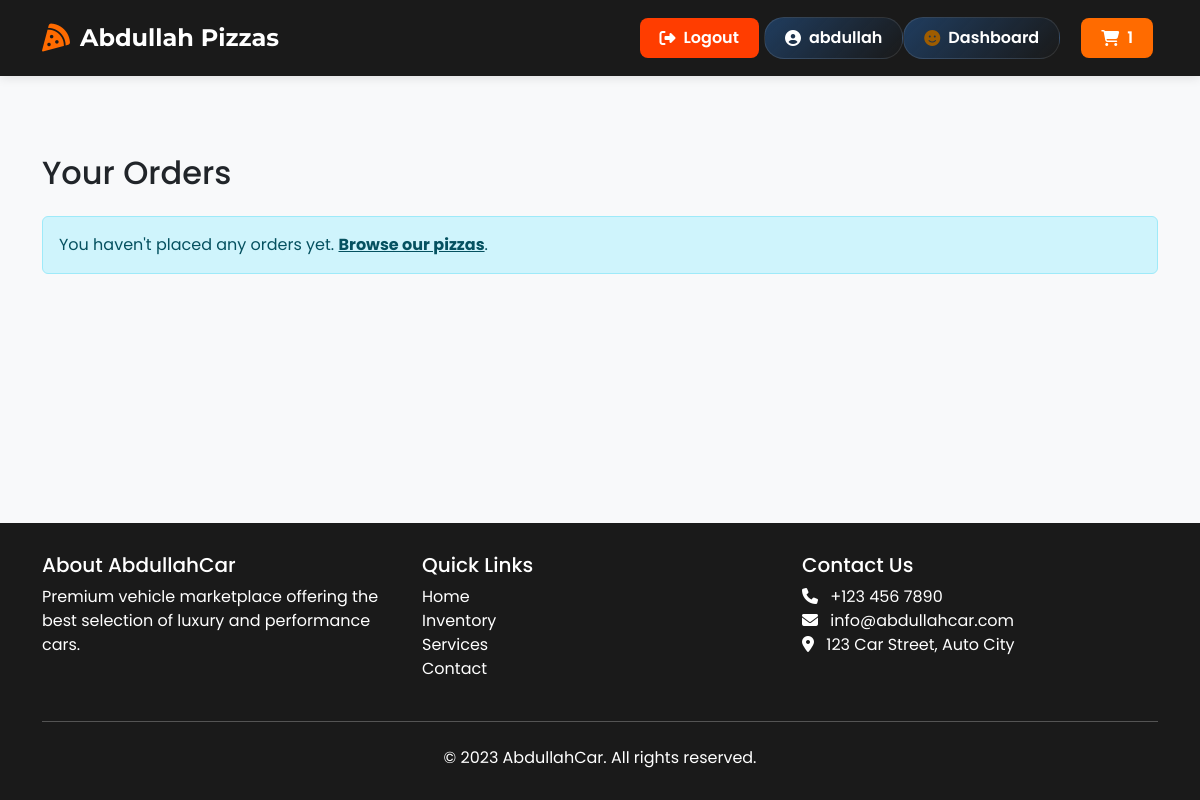
/Order/ (signed in), run on an earlier commit of the app's database.
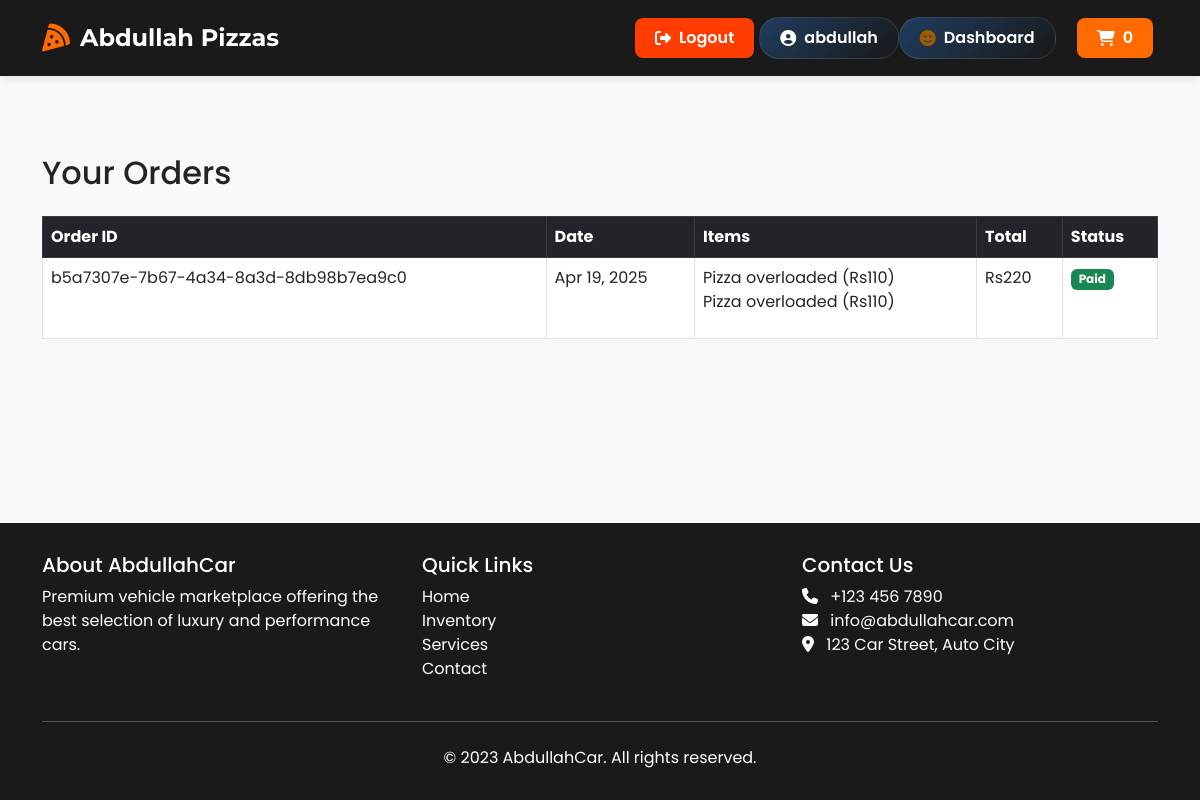
And on a later commit of the database.
### home/models.py (models this page shows)
class BaseModel(models.Model):
    uid=models.UUIDField(default=uuid.uuid4,editable=False,primary_key=True);
    created_at=models.DateTimeField(auto_now_add=True);
    updated_at=models.DateTimeField(auto_now_add=True)
    class Meta:
        abstract=True;

class Cart(BaseModel):
    user = models.ForeignKey(User, null=True, blank=True, on_delete=models.SET_NULL, related_name='carts')
    is_paid = models.BooleanField(default=False)
    def get_cart_total(self):
        from django.db.models import Sum
        total = CartItems.objects.filter(cart=self).aggregate(
            total=Sum('Pizza__price')
        )['total'] or 0
        return total

class CartItems(BaseModel):
    cart=models.ForeignKey(Cart,on_delete=models.CASCADE,related_name='carts_items');
    Pizza=models.ForeignKey(Pizza,on_delete=models.CASCADE);

class Pizza(BaseModel):
    category_name=models.ForeignKey(PizzaCategory,on_delete=models.CASCADE,related_name="pizzas");
    Pizza_name=models.CharField(max_length=100);
    price=models.IntegerField(default=100)
    images=CloudinaryField('images')

### home/views.py (the view)
# urls.py: path("Order/",views.Oder,name="Order"),
def Oder(request):
    Orders = Cart.objects.filter(is_paid=True, user=request.user).order_by('-created_at')
    return render(request, "Order.html", {"Oders": Orders})

### templates/Order.html
{% extends "Base.html" %}
{% block "start" %}
<div class="container mt-5">
    <h2 class="mb-4">Your Orders</h2>
    {% if Oders %}
    <div class="table-responsive">
        <table class="table table-bordered table-hover">
            <thead class="table-dark">
                <tr>
                    <th>Order ID</th>
                    <th>Date</th>
                    <th>Items</th>
                    <th>Total</th>
                    <th>Status</th>
                </tr>
            </thead>
            <tbody>
                {% for order in Oders %}
                <tr>
                    <td>{{ order.uid }}</td>
                    <td>{{ order.created_at|date:"M d, Y" }}</td>
                    <td>
                        <ul class="list-unstyled">
                            {% for item in order.carts_items.all %}
                            <li>{{ item.Pizza.Pizza_name }} (Rs{{ item.Pizza.price }})</li>
                            {% endfor %}
                        </ul>
                    </td>
                    <td>Rs{{ order.get_cart_total }}</td>
                    <td>
                        <span class="badge bg-success">Paid</span>
                    </td>
                </tr>
                {% endfor %}
            </tbody>
        </table>
    </div>
    {% else %}
    <div class="alert alert-info">
        You haven't placed any orders yet. <a href="{% url 'home' %}" class="alert-link">Browse our pizzas</a>.
    </div>
    {% endif %}
</div>
{% endblock %}

### templates/Base.html (shortened to what this page needs)
<!DOCTYPE html>
<html lang="en">
<head>
    <link href="https://cdn.jsdelivr.net/npm/bootstrap@5.3.0/dist/css/bootstrap.min.css" rel="stylesheet">
    <link rel="stylesheet" href="https://cdnjs.cloudflare.com/ajax/libs/font-awesome/6.4.0/css/all.min.css">
</head>
<body>
    <nav class="navbar navbar-expand-lg navbar-dark">
        <div class="container">
            <a class="navbar-brand" href="/">
                <i class="fa-solid fa-pizza-slice"></i>
                Abdullah Pizzas
            </a>
            <div class="collapse navbar-collapse" id="navbarNav">
                <ul class="navbar-nav ms-auto align-items-lg-center">
                    {% if user.is_authenticated %}
                    <li class="nav-item">
                        <a class="nav-btn btn-logout btn-pulse" href="{% url 'logout' %}">
                            <i class="fas fa-sign-out-alt"></i>Logout
                        </a>
                    </li>
                    <li class="nav-item">
                        <span class="username-display">
                            <i class="fas fa-user-circle"></i>{{user.username}}
                        </span>
                    </li>
                    <li class="nav-item">
                        <a href="{% url 'Order' %}">
                        <span class="username-display">
                            <i class="fa-solid fa-face-smile" style="color: #9e5c00;"></i>Dashboard
                        </span></a>
                    </li>
                    {% endif %}
                    <li class="nav-item ms-lg-3">
                        <a class="nav-btn btn-add-car btn-pulse" href="{% url 'cart' %}">
                            <i class="fa-solid fa-cart-shopping"></i>{{user.get_cart_count}}
                        </a>
                    </li>
                </ul>
            </div>
        </div>
    </nav>
    <main class="main-content">
        {% block "start" %}{% endblock %}
    </main>
    <footer class="footer">
        <div class="container">
            <div class="row">
                <div class="col-md-4">
                    <h5>About AbdullahCar</h5>
                    <p>Premium vehicle marketplace offering the best selection of luxury and performance cars.</p>
                </div>
                <div class="col-md-4">
                    <h5>Quick Links</h5>
                    <ul class="list-unstyled">
                        <li><a href="#">Home</a></li>
                        <li><a href="#">Inventory</a></li>
                        <li><a href="#">Services</a></li>
                        <li><a href="#">Contact</a></li>
                    </ul>
                </div>
                <div class="col-md-4">
                    <h5>Contact Us</h5>
                    <ul class="list-unstyled">
                        <li><i class="fas fa-phone me-2"></i> +123 456 7890</li>
                        <li><i class="fas fa-envelope me-2"></i> info@abdullahcar.com</li>
                        <li><i class="fas fa-map-marker-alt me-2"></i> 123 Car Street, Auto City</li>
                    </ul>
                </div>
            </div>
            <hr class="my-4 bg-light">
            <div class="text-center">
                <p class="mb-0">&copy; 2023 AbdullahCar. All rights reserved.</p>
            </div>
        </div>
    </footer>
</body>
</html>

### templates/Base.html (style rules this page uses)
:root { --primary-color: #ff6b00; --secondary-color: #4a6bff; --success-color: #00c853; --danger-color: #ff3d00; --dark-color: #1a1a1a; --light-color: #f8f9fa; }
body { font-family: 'Poppins', sans-serif; background-color: var(--light-color); margin: 0; padding: 0; min-height: 100vh; display: flex; flex-direction: column; }
.navbar { background-color: var(--dark-color) !important; padding: 15px 0; box-shadow: 0 2px 10px rgba(0,0,0,0.1); }
.navbar-brand { font-family: 'Montserrat', sans-serif; font-weight: 700; font-size: 24px; color: #ffffff !important; display: flex; align-items: center; gap: 10px; }
.navbar-brand i { font-size: 28px; color: var(--primary-color); }
.nav-btn { border: none; border-radius: 8px; padding: 8px 20px; font-weight: 600; transition: all 0.3s ease; margin: 0 5px; display: inline-flex; align-items: center; text-decoration: none !important; gap: 8px; }
.btn-add-car { background-color: var(--primary-color); color: white; }
.btn-logout { background-color: var(--danger-color); color: white; }
.username-display { color: #ffffff; font-weight: 600; background: linear-gradient(135deg, rgba(46,142,255,0.3) 0%, rgba(0,0,0,0) 100%); border-radius: 20px; padding: 8px 20px; display: inline-flex; align-items: center; border: 1px solid rgba(255,255,255,0.1); gap: 8px; transition: all 0.3s ease; }
.main-content { flex: 1; padding: 30px 0; }
.footer { background-color: var(--dark-color); color: white; padding: 30px 0; margin-top: auto; }
.footer a { color: #ffffff; text-decoration: none; transition: color 0.3s; }

What changed in the data, as far as the page shows it:
now on this page (row edited): Cart: uid "b5a7307e-7b67-4a34-8a3d-8db98b7ea9c0", created_at "Apr 19, 2025", get_cart_total "220"
added CartItems: Pizza.Pizza_name "Pizza overloaded", Pizza.price "110"
added CartItems: Pizza.Pizza_name "Pizza overloaded", Pizza.price "110"
Also different on the page:
{{ user.get_cart_count }}: "1" → "0"
text no longer shown: "You haven't placed any orders yet. Browse our pizzas ."
text now shown: "Order ID Date Items Total Status"
